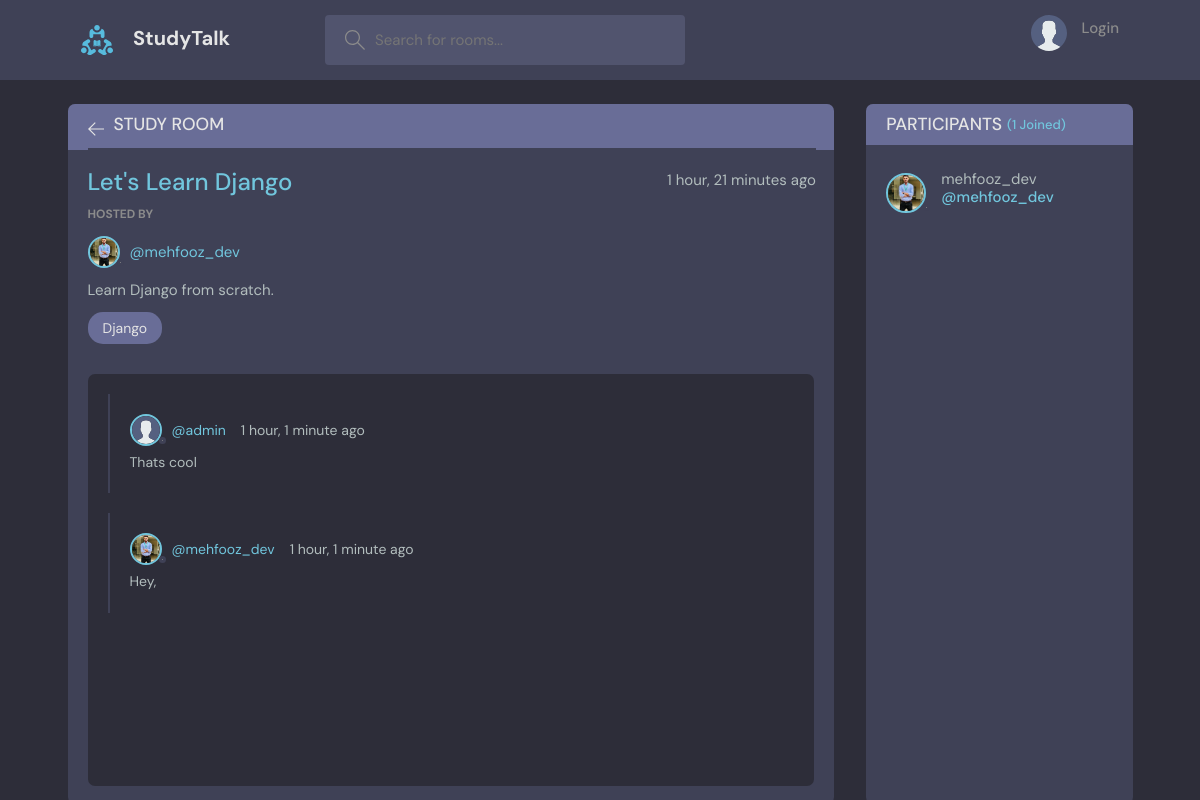
Screenshot of /rooms/1/ with the database file from the repository.
### base/models.py (models this page shows, shortened)
class Room(models.Model):
    host = models.ForeignKey(User, on_delete=models.SET_NULL, null=True)
    topic = models.ForeignKey(Topic, on_delete=models.SET_NULL, null=True)
    name = models.CharField(max_length=200)
    description = models.TextField(null=True, blank=True)
    participants = models.ManyToManyField(User, related_name='participants', blank=True)
    updated = models.DateTimeField(auto_now=True)
    created = models.DateTimeField(auto_now_add=True)
    class Meta:
        ordering = ['-updated', '-created']

class User(AbstractUser):
    name = models.CharField(max_length=200, null=True)
    email = models.EmailField(unique=True, null=True)
    bio = models.TextField(null=True)
    avatar = models.ImageField(null=True, default='avatar.svg')
    REQUIRED_FIELDS = []

class Topic(models.Model):
    name = models.CharField(max_length=200)

class Message(models.Model):
    user = models.ForeignKey(User, on_delete=models.CASCADE)
    room = models.ForeignKey(Room, on_delete=models.CASCADE)
    body = models.TextField()
    updated = models.DateTimeField(auto_now=True)
    created = models.DateTimeField(auto_now_add=True)
    class Meta:
        ordering = ['-updated', '-created']

### base/views.py (the view, shortened to what this page needs)
# urls.py: path('rooms/', views.getRooms),
def rooms(request, pk):
    rooms = Room.objects.get(id=pk)
    room_messages = rooms.message_set.all().order_by('-created')
    participants = rooms.participants.all()
    context = {'rooms':rooms, 'room_messages':room_messages, 'participants':participants}
    return render(request, 'base/room.html', context)

### base/templates/base/room.html (shortened to what this page needs)
{% extends 'base/main.html' %}
{% block content %}
     <main class="profile-page layout layout--2">
        <div class="container">
          <div class="room">
            <div class="room__top">
              <div class="room__topLeft">
                <a href="{% url 'home' %}">
                  <svg version="1.1" xmlns="http://www.w3.org/2000/svg" width="32" height="32" viewBox="0 0 32 32">
                    <title>arrow-left</title>
                    <path
                      d="M13.723 2.286l-13.723 13.714 13.719 13.714 1.616-1.611-10.96-10.96h27.625v-2.286h-27.625l10.965-10.965-1.616-1.607z"
                    ></path>
                  </svg>
                </a>
                <h3>Study Room</h3>
              </div>
            </div>
            <div class="room__box scroll">
              <div class="room__header scroll">
                <div class="room__info">
                  <h3>{{rooms.name}}</h3>
                  <span>{{rooms.created|timesince}} ago</span>
                </div>
                <div class="room__hosted">
                  <p>Hosted By</p>
                  <a href="{% url 'user-profile' rooms.host.id %}" class="room__author">
                    <div class="avatar avatar--small">
                      <img src="{{rooms.host.avatar.url}}" />
                    </div>
                    <span>@{{rooms.host.username}}</span>
                  </a>
                </div>
                <div class="room__details">
                  {{rooms.description}}
                </div>
                <span class="room__topics">{{rooms.topic.name}}</span>
              </div>
              <div class="room__conversation">
                <div class="threads scroll">
                {% for message in room_messages %}
                  <div class="thread">
                    <div class="thread__top">
                      <div class="thread__author">
                        <a href="{% url 'user-profile' message.user.id %}" class="thread__authorInfo">
                          <div class="avatar avatar--small">
                            <img src="{{message.user.avatar.url}}" />
                          </div>
                          <span>@{{message.user}}</span>
                        </a>
                        <span class="thread__date">{{message.created|timesince}} ago</span>
                      </div>
                    </div>
                    <div class="thread__details">
                      {{message.body}}
                    </div>
                  </div>
                {% endfor %}
                </div>
              </div>
            </div>
          </div>
          <div class="participants">
            <h3 class="participants__top">Participants <span>({{participants.count}} Joined)</span></h3>
            <div class="participants__list scroll">
            {% for user in participants %}
              <a href="{% url 'user-profile' user.id %}" class="participant">
                <div class="avatar avatar--medium">
                  <img src="{{user.avatar.url}}" />
                </div>
                <p>
                  {{user.username}}
                  <span>@{{user.username}}</span>
                </p>
              </a>
            {% endfor %}
            </div>
          </div>
        </div>
      </main>
{% endblock content %}

### rows the page displays
Room: name "Let's Learn Django", created "1 hour, 21 minutes", host.avatar (picture), host.username "mehfooz_dev", description "Learn Django from scratch.", topic.name "Django"
Message: user.avatar (placeholder picture), user "admin", created "1 hour, 1 minute", body "Thats cool"
Message: user.avatar (picture), user "mehfooz_dev", created "1 hour, 1 minute", body "Hey,"
User: avatar (picture), username "mehfooz_dev"

### other values shown
{{ participants.count }} "1"
